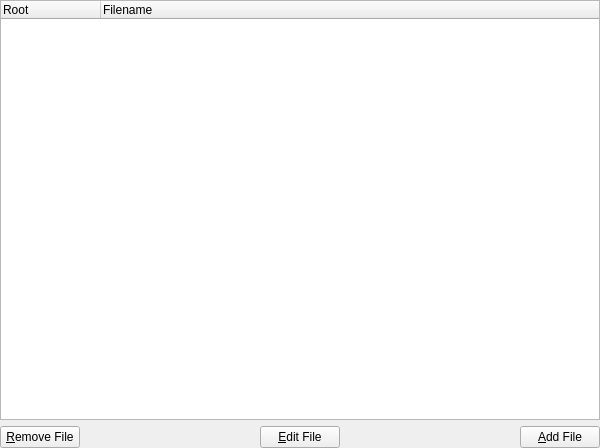
<?xml version="1.0" encoding="UTF-8"?>
<ui version="4.0">
 <class>toTemplateSetupUI</class>
 <widget class="QWidget" name="toTemplateSetupUI">
  <property name="geometry">
   <rect>
    <x>0</x>
    <y>0</y>
    <width>600</width>
    <height>448</height>
   </rect>
  </property>
  <property name="sizePolicy">
   <sizepolicy hsizetype="Expanding" vsizetype="Preferred">
    <horstretch>0</horstretch>
    <verstretch>0</verstretch>
   </sizepolicy>
  </property>
  <property name="minimumSize">
   <size>
    <width>600</width>
    <height>0</height>
   </size>
  </property>
  <property name="windowTitle">
   <string>Form1</string>
  </property>
  <layout class="QGridLayout">
   <property name="margin">
    <number>0</number>
   </property>
   <property name="spacing">
    <number>6</number>
   </property>
   <item row="0" column="0" colspan="5">
    <widget class="toTreeWidget" name="FileList">
     <property name="allColumnsShowFocus">
      <bool>true</bool>
     </property>
     <column>
      <property name="text">
       <string>Root</string>
      </property>
     </column>
     <column>
      <property name="text">
       <string>Filename</string>
      </property>
     </column>
    </widget>
   </item>
   <item row="1" column="4">
    <widget class="QPushButton" name="AddButton">
     <property name="sizePolicy">
      <sizepolicy hsizetype="Fixed" vsizetype="Fixed">
       <horstretch>0</horstretch>
       <verstretch>0</verstretch>
      </sizepolicy>
     </property>
     <property name="text">
      <string>&amp;Add File</string>
     </property>
    </widget>
   </item>
   <item row="1" column="0">
    <widget class="QPushButton" name="RemoveButton">
     <property name="sizePolicy">
      <sizepolicy hsizetype="Fixed" vsizetype="Fixed">
       <horstretch>0</horstretch>
       <verstretch>0</verstretch>
      </sizepolicy>
     </property>
     <property name="text">
      <string>&amp;Remove File</string>
     </property>
    </widget>
   </item>
   <item row="1" column="2">
    <widget class="QPushButton" name="EditButton">
     <property name="sizePolicy">
      <sizepolicy hsizetype="Fixed" vsizetype="Fixed">
       <horstretch>0</horstretch>
       <verstretch>0</verstretch>
      </sizepolicy>
     </property>
     <property name="text">
      <string>&amp;Edit File</string>
     </property>
    </widget>
   </item>
   <item row="1" column="1">
    <spacer>
     <property name="orientation">
      <enum>Qt::Horizontal</enum>
     </property>
     <property name="sizeType">
      <enum>QSizePolicy::Expanding</enum>
     </property>
     <property name="sizeHint" stdset="0">
      <size>
       <width>20</width>
       <height>20</height>
      </size>
     </property>
    </spacer>
   </item>
   <item row="1" column="3">
    <spacer>
     <property name="orientation">
      <enum>Qt::Horizontal</enum>
     </property>
     <property name="sizeType">
      <enum>QSizePolicy::Expanding</enum>
     </property>
     <property name="sizeHint" stdset="0">
      <size>
       <width>20</width>
       <height>20</height>
      </size>
     </property>
    </spacer>
   </item>
  </layout>
 </widget>
 <customwidgets>
  <customwidget>
   <class>toTreeWidget</class>
   <extends>QTreeWidget</extends>
   <header>widgets/totreewidget.h</header>
  </customwidget>
 </customwidgets>
 <tabstops>
  <tabstop>EditButton</tabstop>
  <tabstop>FileList</tabstop>
  <tabstop>AddButton</tabstop>
  <tabstop>RemoveButton</tabstop>
 </tabstops>
 <resources/>
 <connections>
  <connection>
   <sender>EditButton</sender>
   <signal>clicked()</signal>
   <receiver>toTemplateSetupUI</receiver>
   <slot>editFile()</slot>
   <hints>
    <hint type="sourcelabel">
     <x>20</x>
     <y>20</y>
    </hint>
    <hint type="destinationlabel">
     <x>20</x>
     <y>20</y>
    </hint>
   </hints>
  </connection>
  <connection>
   <sender>RemoveButton</sender>
   <signal>clicked()</signal>
   <receiver>toTemplateSetupUI</receiver>
   <slot>delFile()</slot>
   <hints>
    <hint type="sourcelabel">
     <x>20</x>
     <y>20</y>
    </hint>
    <hint type="destinationlabel">
     <x>20</x>
     <y>20</y>
    </hint>
   </hints>
  </connection>
  <connection>
   <sender>AddButton</sender>
   <signal>clicked()</signal>
   <receiver>toTemplateSetupUI</receiver>
   <slot>addFile()</slot>
   <hints>
    <hint type="sourcelabel">
     <x>20</x>
     <y>20</y>
    </hint>
    <hint type="destinationlabel">
     <x>20</x>
     <y>20</y>
    </hint>
   </hints>
  </connection>
 </connections>
</ui>
